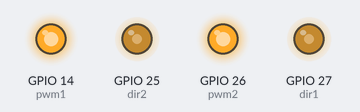
Bench run of a sketch on a simulated ESP32. Shown: output pins drawn as LEDs (lit = HIGH).

Above: at 0.1 s.
At 5.1 s:
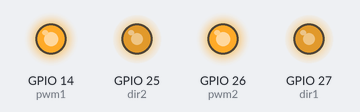
At 18.15 s:
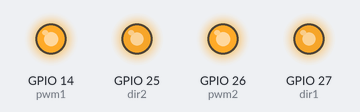
Timing chart, 0 to 35.1 s (numbered marks = the images above):
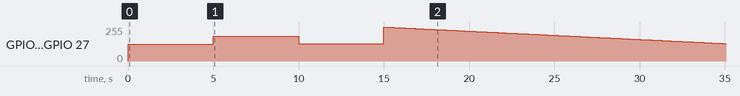

The sketch:

LAP2.ino
```cpp
// PWM出力端子設定
#define pwm1 14
#define dir1 27
#define pwm2 26
#define dir2 25

// PWM出力設定（周波数と分解能はチャンネルのペアでは同じに設定する）
#define CH1 1        // PWM出力チャンネル（0,1/ 2,3/ 4,5/ 6,7/ 8,9/ 10,11 /12,13 /14,15でペア）
#define FREQ 20000   // PWM出力周波数（最大周波数 : 20kHz / 2の「bit数」乗）
#define BIT_NUM 12  // bit数（1bit〜16bit）

#define CH2 1        // PWM出力チャンネル（0,1/ 2,3/ 4,5/ 6,7/ 8,9/ 10,11 /12,13 /14,15でペア）
#define FREQ 20000   // PWM出力周波数（最大周波数 : 20kHz / 2の「bit数」乗）
#define BIT_NUM 12  // bit数（1bit〜16bit）

// 初期設定 -----------------------------------------
void setup() {
  // PWM出力に使用する端子を出力設定
  pinMode(pwm1, OUTPUT);
  pinMode(dir1, OUTPUT);
  pinMode(pwm2, OUTPUT);
  pinMode(dir2, OUTPUT);

  // PWM初期設定
  ledcSetup(CH1, FREQ, BIT_NUM);   // PWM設定（ﾁｬﾝﾈﾙ, 周波数, bit数）
  ledcAttachPin(dir1, CH1);
  ledcSetup(CH2, FREQ, BIT_NUM);   // PWM設定（ﾁｬﾝﾈﾙ, 周波数, bit数）
  ledcAttachPin(dir2, CH1);

  digitalWrite(pwm1, HIGH);
  digitalWrite(pwm2, HIGH);
}
// メイン -------------------------------------------
void loop() {
  ledcWrite(CH1, 2000); //フル正回転2048
  ledcWrite(CH2, 2000); //フル正回転
  delay(5000);
  ledcWrite(CH1, 3000); //フル逆回転4096
  ledcWrite(CH2, 3000); //フル逆回転
  delay(5000);
  ledcWrite(CH1, 2048); //active ブレーキ
  ledcWrite(CH2, 2048); //active ブレーキ
  delay(5000);
  for (int i = 0; i <= 4096; i++) {
    ledcWrite(CH1, i); //フル正回転 --> active ブレーキ --> フル逆回転
    ledcWrite(CH2, -i+4096); //フル正回転 --> active ブレーキ --> フル逆回転
    delay(10);
  }
  delay(5000);

}
```

Measured:
- by itself, GPIO 25 (dir2), GPIO 27 (dir1): 0/255 → 125/255 at 0.00 s, → 187/255 5.0 s later, → 128/255 5.0 s later, → 255/255 5.0 s later, … (129 changes in this stretch)
